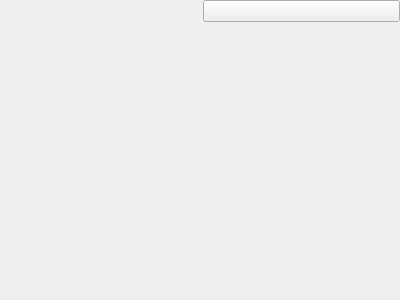
<?xml version="1.0" encoding="UTF-8"?>
<ui version="4.0">
 <class>DiagramWindow</class>
 <widget class="QWidget" name="DiagramWindow">
  <property name="geometry">
   <rect>
    <x>0</x>
    <y>0</y>
    <width>400</width>
    <height>300</height>
   </rect>
  </property>
  <property name="windowTitle">
   <string>Form</string>
  </property>
  <layout class="QGridLayout" name="gridLayout">
   <property name="margin">
    <number>0</number>
   </property>
   <item row="0" column="0" rowspan="2">
    <widget class="QDiagramView" name="diagramView"/>
   </item>
   <item row="0" column="1">
    <widget class="QDiagramPointerPushButton" name="pointerPushButton"/>
   </item>
   <item row="1" column="1">
    <spacer name="verticalSpacer">
     <property name="orientation">
      <enum>Qt::Vertical</enum>
     </property>
     <property name="sizeHint" stdset="0">
      <size>
       <width>20</width>
       <height>40</height>
      </size>
     </property>
    </spacer>
   </item>
  </layout>
 </widget>
 <customwidgets>
  <customwidget>
   <class>QDiagramPointerPushButton</class>
   <extends>QPushButton</extends>
   <header>qdiagrampointerpushbutton.h</header>
  </customwidget>
  <customwidget>
   <class>QDiagramView</class>
   <extends>QWidget</extends>
   <header>qdiagramview.h</header>
   <container>1</container>
  </customwidget>
 </customwidgets>
 <resources/>
 <connections>
  <connection>
   <sender>pointerPushButton</sender>
   <signal>modeChanged(QDiagramToolkit::PointerMode)</signal>
   <receiver>diagramView</receiver>
   <slot>setMode(QDiagramToolkit::PointerMode)</slot>
   <hints>
    <hint type="sourcelabel">
     <x>387</x>
     <y>10</y>
    </hint>
    <hint type="destinationlabel">
     <x>354</x>
     <y>73</y>
    </hint>
   </hints>
  </connection>
  <connection>
   <sender>pointerPushButton</sender>
   <signal>connectorStyleChanged(QDiagramConnectorStyle)</signal>
   <receiver>diagramView</receiver>
   <slot>setConnectorStyle(QDiagramConnectorStyle)</slot>
   <hints>
    <hint type="sourcelabel">
     <x>375</x>
     <y>11</y>
    </hint>
    <hint type="destinationlabel">
     <x>315</x>
     <y>42</y>
    </hint>
   </hints>
  </connection>
 </connections>
</ui>
